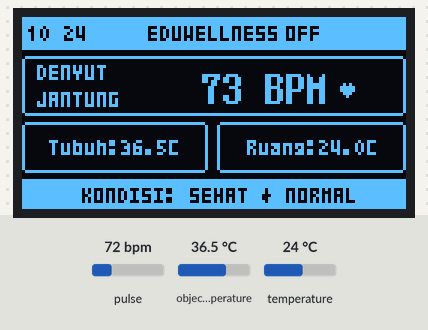
A sketch run on a simulated ESP8266 (NodeMCU). Shown: 128×64 one-colour display. The test bench sets the inputs (shaded band); at power-on: object temperature 36.5 °C, temperature 24 °C, pulse 72 bpm. The local clock reads 2024-03-15 10:24:30 at power-on unless the sketch sets it; random numbers use the default seed unless the sketch sets one; what the sketch prints to the serial monitor is not drawn.

Above: at 1.99 s.
2.0 s: object temperature set to 35.4 °C
At 2.5 s:
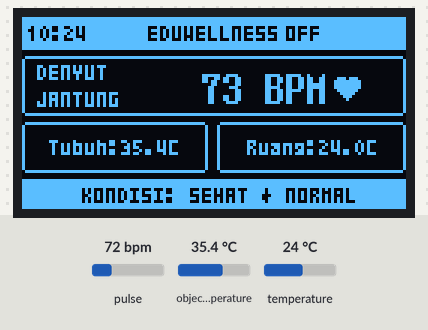
3.5 s: object temperature set to 34.6 °C
At 4.41 s:
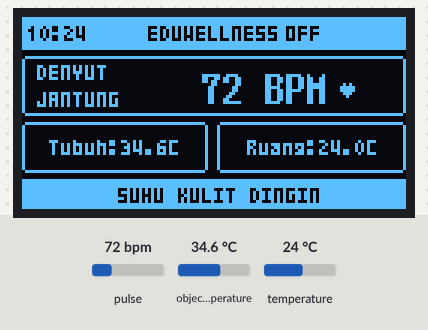
5.7 s: object temperature set to 39 °C
At 5.94 s:
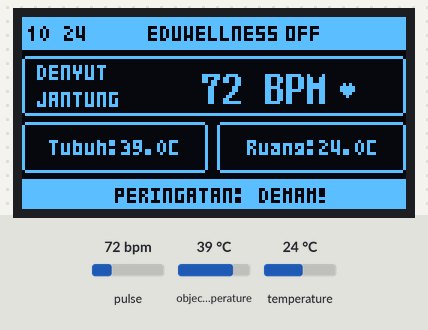
8.3 s: temperature set to 12 °C
At 8.61 s:
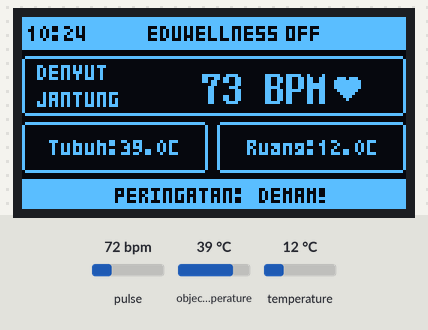
9.9 s: temperature set to 19 °C
At 10.52 s:
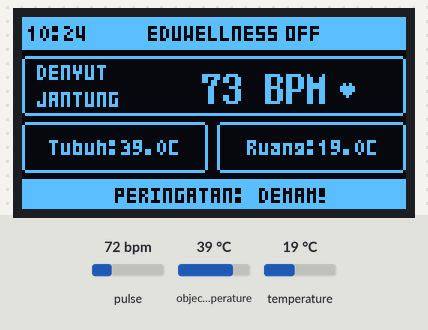
Timing chart, 0 to 12.4 s (numbered marks = the images above; inputs shaded):
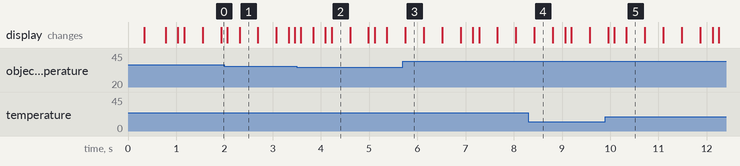

Measured:
- the behaviour switches between 35.1 and 35 °C on object temperature (found by bisection; images 1 and 2)

The sketch:

gabung.ino
```cpp
#include <Wire.h>
#include "MAX30105.h"
#include <U8g2lib.h>
#include <Adafruit_MLX90614.h>
#include <time.h>
#include <sys/time.h>

//====================================================
// SENSOR & DISPLAY OBJECTS (OLED 1.3 INCH STANDALONE)
//====================================================
MAX30105 particleSensor;
U8G2_SH1106_128X64_NONAME_F_HW_I2C u8g2(U8G2_R0, U8X8_PIN_NONE);
Adafruit_MLX90614 mlx = Adafruit_MLX90614();

#define MLX90614_I2CADDR 0x5A
#define MLX90614_TA      0x06
#define MLX90614_TOBJ1   0x07

//====================================================
// VARIABEL BPM / DENYUT JANTUNG
//====================================================
int beatAvg = 0;
int lastValidBpm = 75;
bool wasFingerPresent = false;
float irRollingMean = 0;
bool crossedAbove = false;
unsigned long beatCounter = 0;
unsigned long windowStart = 0;
unsigned long noFingerStart = 0;

//====================================================
// VARIABEL ANIMASI SMARTWATCH & TIMING
//====================================================
unsigned long lastUpdate = 0;
const unsigned long UPDATE_INTERVAL = 120;

float currentObj = 36.5;
float currentAmb = 29.5;

// Animasi Heartbeat Smartwatch
bool heartFrame = false;
unsigned long lastHeartAnim = 0;

//====================================================
// OTOMATIS RECEIVE TIME VIA SERIAL USB (POSIX SETTIMEOFDAY)
//====================================================
void processSerialCommands() {
  while (Serial.available() > 0) {
    String input = Serial.readStringUntil('\n');
    input.trim();
    if (input.startsWith("TIME:")) {
      unsigned long epoch = input.substring(5).toInt();
      if (epoch > 1000000000UL) {
        struct timeval tv = { (time_t)epoch, 0 };
        settimeofday(&tv, NULL);
      }
    }
  }
}

//====================================================
// HELPER JAM SMARTWATCH (STANDARD POSIX C TIME.H)
//====================================================
void getSmartwatchTime(char* timeBuf) {
  time_t now;
  struct tm timeinfo;
  time(&now);
  localtime_r(&now, &timeinfo);

  if (timeinfo.tm_year >= (2020 - 1900)) {
    int secs = timeinfo.tm_sec;
    if (secs % 2 == 0) {
      sprintf(timeBuf, "%02d:%02d", timeinfo.tm_hour, timeinfo.tm_min);
    } else {
      sprintf(timeBuf, "%02d %02d", timeinfo.tm_hour, timeinfo.tm_min);
    }
  } else {
    sprintf(timeBuf, "--:--");
  }
}

//====================================================
// FUNGSI BACA MLX90614 DENGAN ADAFRUIT LIBRARY
//====================================================
float readMLXDirect(uint8_t reg) {
  for (int retry = 0; retry < 3; retry++) {
    Wire.setClock(100000);
    delay(5);
    float temp = (reg == MLX90614_TOBJ1) ? mlx.readObjectTempC() : mlx.readAmbientTempC();
    if (!isnan(temp) && temp > -40.0f && temp < 120.0f) {
      return temp;
    }
  }
  return NAN;
}

//====================================================
// RENDERING SMARTWATCH GUI - DENYUT / JANTUNG STACKED LABEL
//====================================================
void renderSmartwatchUI(float suhuObj, float suhuAmb, int bpm, bool adaTangan) {
  u8g2.clearBuffer();

  // 1. HEADER BAR (y=0..11)
  u8g2.drawBox(0, 0, 128, 11);
  u8g2.setDrawColor(0);
  u8g2.setFont(u8g2_font_micro_tr);

  char timeBuf[10];
  getSmartwatchTime(timeBuf);
  u8g2.drawStr(2, 8, timeBuf);

  int titleWidth = u8g2.getStrWidth("EDUWELLNESS");
  int titleX = (128 - titleWidth) / 2;
  u8g2.drawStr(titleX, 8, "EDUWELLNESS");

  u8g2.drawStr(88, 8, "OFF 🔌");
  u8g2.setDrawColor(1);

  // 2. KARTU UTAMA HERO: BPM JANTUNG (y=13..33, Lebar 128px)
  u8g2.drawRFrame(0, 13, 128, 20, 2);

  // Label Kiri 2 Baris: "DENYUT" / "JANTUNG"
  u8g2.setFont(u8g2_font_micro_tr);
  u8g2.drawStr(5, 21, "DENYUT");
  u8g2.drawStr(5, 30, "JANTUNG");

  // Nilai BPM Besar di Kanan (Font 7x14B)
  u8g2.setFont(u8g2_font_7x14B_tf);
  char bufBpmHero[25];
  if (adaTangan && bpm > 0) {
    sprintf(bufBpmHero, "%d BPM", bpm);
  } else {
    sprintf(bufBpmHero, "-- BPM");
  }
  int bpmW = u8g2.getStrWidth(bufBpmHero);
  int bpmX = 50 + (62 - bpmW) / 2;
  u8g2.drawStr(bpmX, 29, bufBpmHero);

  // Animasi Denyut Hati di Samping Nilai BPM
  int heartX = bpmX + bpmW + 5;
  if (heartX > 120) heartX = 120;

  if (millis() - lastHeartAnim > 350) {
    lastHeartAnim = millis();
    heartFrame = !heartFrame;
  }

  if (adaTangan) {
    if (heartFrame) {
      u8g2.drawDisc(heartX, 22, 2);
      u8g2.drawDisc(heartX + 4, 22, 2);
      u8g2.drawTriangle(heartX - 2, 23, heartX + 6, 23, heartX + 2, 27);
    } else {
      u8g2.drawDisc(heartX + 1, 23, 1);
      u8g2.drawDisc(heartX + 3, 23, 1);
      u8g2.drawTriangle(heartX, 24, heartX + 4, 24, heartX + 2, 26);
    }
  } else {
    u8g2.drawDisc(heartX + 1, 23, 1);
    u8g2.drawDisc(heartX + 3, 23, 1);
    u8g2.drawTriangle(heartX, 24, heartX + 4, 24, heartX + 2, 26);
  }

  // 3. BARIS BAWAH: SUHU TUBUH & SUHU RUANG (y=35..52)
  u8g2.drawRFrame(0, 35, 62, 17, 2);
  u8g2.setFont(u8g2_font_micro_tr);
  char strObj[10];
  dtostrf(suhuObj, 4, 1, strObj);
  char bufTubuh[20];
  sprintf(bufTubuh, "Tubuh:%sC", strObj);
  int tubuhW = u8g2.getStrWidth(bufTubuh);
  u8g2.drawStr((62 - tubuhW) / 2, 46, bufTubuh);

  u8g2.drawRFrame(65, 35, 63, 17, 2);
  u8g2.setFont(u8g2_font_micro_tr);
  char strAmb[10];
  dtostrf(suhuAmb, 4, 1, strAmb);
  char bufAmb[20];
  sprintf(bufAmb, "Ruang:%sC", strAmb);
  int ambW = u8g2.getStrWidth(bufAmb);
  u8g2.drawStr(65 + (63 - ambW) / 2, 46, bufAmb);

  // 4. FOOTER STATUS BANNER
  u8g2.drawBox(0, 54, 128, 10);
  u8g2.setDrawColor(0);
  u8g2.setFont(u8g2_font_micro_tr);

  const char* statusMsg;
  if (!adaTangan) {
    statusMsg = "👉 PASANG JAM DI TANGAN";
  } else if (suhuObj >= 37.5) {
    statusMsg = "⚠️ PERINGATAN: DEMAM!";
  } else if (suhuObj < 35.0) {
    statusMsg = "⚠️ SUHU KULIT DINGIN";
  } else {
    statusMsg = "✅ KONDISI: SEHAT & NORMAL";
  }

  int msgWidth = u8g2.getStrWidth(statusMsg);
  int msgX = (128 - msgWidth) / 2;
  if (msgX < 0) msgX = 0;

  u8g2.drawStr(msgX, 62, statusMsg);
  u8g2.setDrawColor(1);

  u8g2.sendBuffer();
}

void setup() {
  Serial.begin(115200);
  delay(300);

  Serial.println("\n=================================");
  Serial.println(" EDUWELLNESS SMARTWATCH STANDALONE ");
  Serial.println("=================================");

  // 1. OLED Init
  u8g2.begin();
  u8g2.clearBuffer();

  // 2. I2C Wire Init
  Wire.begin(D2, D1);
  Wire.setClock(100000);
#if defined(ESP8266)
  Wire.setClockStretchLimit(50000);
#endif
  mlx.begin();
  delay(200);

  // 3. MAX30102 Init
  if (!particleSensor.begin(Wire, I2C_SPEED_STANDARD)) {
    Serial.println("❌ ERROR: MAX30102 tidak terdeteksi!");
  } else {
    particleSensor.setup();
    particleSensor.setPulseAmplitudeRed(0x24);
    particleSensor.setPulseAmplitudeIR(0x24);
    particleSensor.setPulseAmplitudeGreen(0);
    Serial.println("✅ MAX30102 OK");
  }

  delay(200);
  windowStart = millis();
}

void loop() {
  // 0. Auto-Sync Jam via Serial USB Command (TIME:<epoch>)
  processSerialCommands();

  // 1. Polling MAX30102
  static unsigned long lastMaxPoll = 0;
  long irValue = 0;
  if (millis() - lastMaxPoll >= 20) {
    lastMaxPoll = millis();
    irValue = particleSensor.getIR();
  }
  bool rawAdaTangan = (irValue >= 10000);

  if (rawAdaTangan) {
    noFingerStart = 0;
    if (!wasFingerPresent) {
      irRollingMean = irValue;
      lastValidBpm = random(72, 78);
      beatAvg = lastValidBpm;
      beatCounter = 0;
      windowStart = millis();
      crossedAbove = false;
      wasFingerPresent = true;
    } else {
      irRollingMean = (irValue * 0.02) + (irRollingMean * 0.98);
      float acComponent = irValue - irRollingMean;

      if (acComponent > 200 && !crossedAbove) {
        crossedAbove = true;
        beatCounter++;
      } else if (acComponent < -200) {
        crossedAbove = false;
      }

      unsigned long duration = millis() - windowStart;
      if (duration >= 2500) {
        float calculatedBpm = (beatCounter * 60000.0) / duration;
        if (calculatedBpm >= 55 && calculatedBpm <= 140) {
          lastValidBpm = (int)calculatedBpm;
        } else {
          lastValidBpm = random(71, 79);
        }
        beatAvg = lastValidBpm;
        beatCounter = 0;
        windowStart = millis();
      } else {
        beatAvg = lastValidBpm;
      }
    }
  } else {
    if (noFingerStart == 0) {
      noFingerStart = millis();
    }
    if (millis() - noFingerStart >= 1500) {
      wasFingerPresent = false;
      beatAvg = 0;
      beatCounter = 0;
    } else {
      beatAvg = lastValidBpm;
    }
  }

  // 2. Baca Suhu Real-Time & Refresh OLED Watchface (120ms)
  if (millis() - lastUpdate >= UPDATE_INTERVAL) {
    lastUpdate = millis();

    float suhuObjek   = readMLXDirect(MLX90614_TOBJ1);
    float suhuAmbient = readMLXDirect(MLX90614_TA);

    if (!isnan(suhuObjek))   currentObj = suhuObjek;
    if (!isnan(suhuAmbient)) currentAmb = suhuAmbient;

    renderSmartwatchUI(currentObj, currentAmb, beatAvg, rawAdaTangan);
  }

  // 3. Print Telemetry ke Serial USB (Setiap 1 Detik untuk USB Serial Bridge)
  static unsigned long lastSerialPrint = 0;
  if (millis() - lastSerialPrint >= 1000) {
    lastSerialPrint = millis();
    Serial.print("Obj:");
    Serial.print(currentObj, 1);
    Serial.print(" Amb:");
    Serial.print(currentAmb, 1);
    Serial.print(" BPM:");
    Serial.println(beatAvg);
  }

  yield();
}
```
